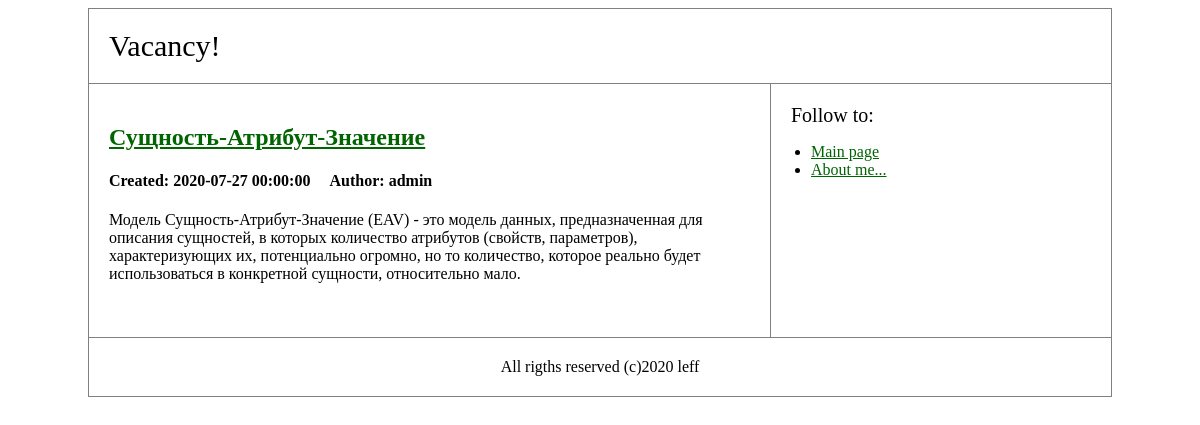
Page /article/view/6 on the committed database.
### tables this page shows
CREATE TABLE `articles` (
  `id` int NOT NULL AUTO_INCREMENT,
  `author_id` int NOT NULL,
  `name` varchar(255) NOT NULL,
  `text` text NOT NULL,
  `created_at` datetime NOT NULL DEFAULT CURRENT_TIMESTAMP,
  PRIMARY KEY (`id`)
);

CREATE TABLE `users` (
  `id` int NOT NULL AUTO_INCREMENT,
  `nickname` varchar(128) NOT NULL,
  `email` varchar(255) NOT NULL,
  `is_confirmed` tinyint(1) NOT NULL DEFAULT '0',
  `role` enum('admin','user') NOT NULL,
  `password_hash` varchar(255) NOT NULL,
  `auth_token` varchar(255) NOT NULL,
  `created_at` datetime NOT NULL DEFAULT CURRENT_TIMESTAMP,
  PRIMARY KEY (`id`),
  UNIQUE KEY `nickname` (`nickname`),
  UNIQUE KEY `email` (`email`)
);

### src/Controller/ArticleController.php (called while the page is built, shortened)
<?php
class ArticleController
{
    private int $idArticle;
    public function setIdArticle(int $idArticle): void
    {
        $this->idArticle = $idArticle;
    }
    public function view(): void
    {
        $data = Article::getById($this->idArticle);
        $articleAuthor = User::getById($data->getAuthorId());
        View::render("article", [
            'data' => $data,
            'author' => $articleAuthor
        ]);
    }
}

### src/Core/App.php (called while the page is built, shortened)
<?php
class App extends User
{
    public function run()
    {
        $request = new Request();
        $controllerName = $request->getController();
        $controller = new $controllerName();
        $method = $request->getMethod();
        $id = $request->getId();
        if (isset($id) && $controllerName == "AYakovlev\\Controller\\ArticleController") {
            $controller->setIdArticle($id);
        }
        $controller->$method();
    }
}

### public/index.php (called while the page is built, shortened)
<?php
try {
    $app = new App();
    $app->run();
} catch (DbException $e) {
    View::render("500", (array) $e->getMessage(), 500);
} catch (Exception $e) {
    echo $e->getMessage();
}

### src/Core/Db.php (called while the page is built, shortened)
<?php
class Db
{
    private static $instance;
    private PDO $pdo;
    private function __construct()
    {
        $dbOptions = (require '../config/settings.php')['db'];
        try {
        $this->pdo = new PDO('mysql:host=' . $dbOptions['host'] . ';dbname=' . $dbOptions['dbname'],
            $dbOptions['user'],
            $dbOptions['password']);
        $this->pdo->exec('SET NAMES UTF8');
        } catch (\PDOException $e) {
            throw new DbException('Ошибка при подключении к базе данных: ' . $e->getMessage());
        }
    }
    public function query(string $sql, array $params = [], string $className = 'stdClass'): ?array
    {
        $sth = $this->pdo->prepare($sql);
        $result = $sth->execute($params);
        return $sth->fetchAll(PDO::FETCH_CLASS, $className);
    }
    public static function getInstance(): self
    {
        if (self::$instance === null) {
            self::$instance = new self();
        }
        return self::$instance;
    }
}

### config/settings.php (called while the page is built)
<?php
return [
    'db' => [
        'host' => 'localhost',
        'dbname' => 'miniblog',
        'user' => 'root',
        'password' => 'root',
    ]
];

### src/Model/ActiveRecordEntity.php (called while the page is built, shortened)
<?php
abstract class ActiveRecordEntity
{
    protected ?int $id = null;
    public function getId(): int
    {
        return $this->id;
    }
    public static function getById(int $id): ?self
    {
        $db = Db::getInstance();
        $entities = $db->query(
            "SELECT * FROM " . static::getTableName() . " WHERE id = :id;",
            [':id' => $id],
            static::class
        );
        return $entities ? $entities[0] : null;
    }
}

### src/Model/Article.php (called while the page is built, shortened)
<?php
class Article extends ActiveRecordEntity
{
    protected string $name;
    protected string $text;
    protected ?string $createdAt = null;
    public function getName(): string
    {
        return $this->name;
    }
    public function getText(): string
    {
        return $this->text;
    }
    public function getCreatedAt(): string
    {
        return $this->createdAt;
    }
    protected static function getTableName(): string
    {
        return 'articles';
    }
}

### src/Model/User.php (called while the page is built, shortened)
<?php
class User extends ActiveRecordEntity
{
    protected string $nickname;
    public function getNickname(): string
    {
        return $this->nickname;
    }
    protected static function getTableName(): string
    {
        return 'users';
    }
}

### src/View/article.tpl.php (the view, shortened to what this page needs)
<?php include 'header.php'; ?>
    <h2>
        <a href="/article/view/<?= ($data['data'])->getId() ?>"><?= $data['data']->getName() ?></a>
    </h2>
    <h4>Created: <?= $data['data']->getCreatedAt() ?>
        &nbsp;&nbsp;&nbsp;
        Author:  <?= $data['author']->getNickname() ?>
    </h4>
    <p><?= $data['data']->getText() ?></p>
    <br>
<?php include 'footer.php'; ?>

### public/styles.css (style rules this page uses)
a, a:visited { color: darkgreen; }

### rows in the picture
articles: name "Сущность-Атрибут-Значение", created_at "2020-07-27 00:00:00", text "Модель Сущность-Атрибут-Значение (EAV) - это модель данных, предназначенная для описания сущностей, в которых количество атрибутов (свойств, параметров), характеризующих их, потенциально огромно, но то количество, которое реально будет использоваться в конкретной сущности, относительно мало."
users: nickname "admin"
